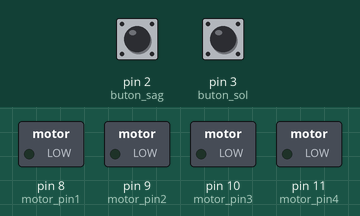
The sketch below on a simulated Arduino Uno, built with avr-gcc and run on an emulated ATmega328P. On the bench: switched loads named in the sketch (green lamp = pin HIGH). Inputs (shaded band) come from the test bench; at power-on: pin 2 (buton_sag) LOW, pin 3 (buton_sol) LOW.

Above: at 1.2 s.
1.3 s: pin 2 (buton_sag) pulled HIGH for 0.15 s
At 2.3 s:
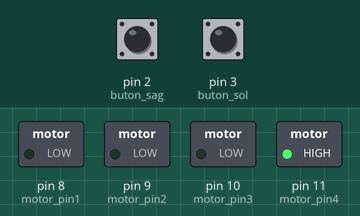
3.0 s: pin 3 (buton_sol) pulled HIGH for 0.15 s
At 3.7 s:
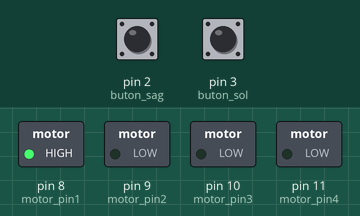
4.7 s: pin 2 (buton_sag) pulled HIGH for 1 s
At 5.6 s:
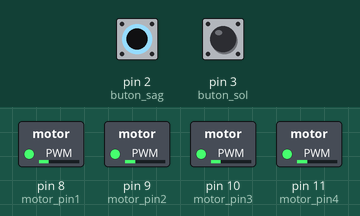
7.7 s: pin 3 (buton_sol) pulled HIGH for 1 s
At 9.4 s:
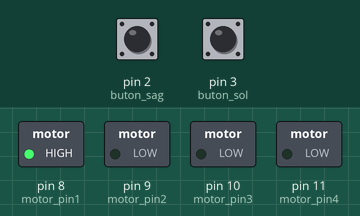
10.7 s: pin 3 (buton_sol) pulled HIGH for 0.15 s
At 11.9 s:
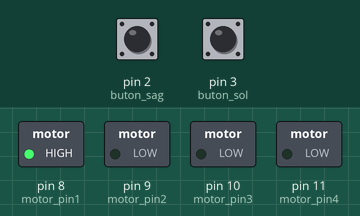
12.4 s: pin 3 (buton_sol) pulled HIGH for 3.2 s
At 14.1 s:
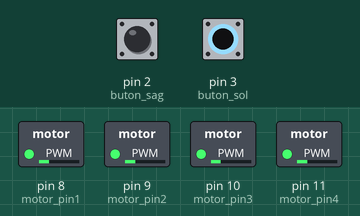
Timing chart, 0 to 17.2 s (numbered marks = the images above; inputs shaded):
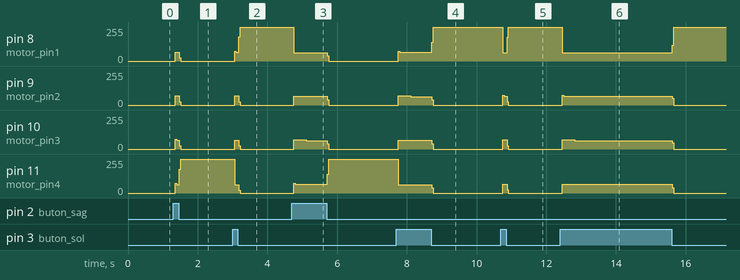

Measured:
- after the input at 1.3 s, pin 8 (motor_pin1), pin 10 (motor_pin3): 0/255 → 64/255 after 0.06 s, → 0/255 0.12 s later; pin 9 (motor_pin2): 0/255 → 68/255 after 0.06 s, → 0/255 0.12 s later; pin 11 (motor_pin4): 0/255 → 62/255 after 0.06 s, → 255/255 0.12 s later
- after the input at 3.0 s, pin 8 (motor_pin1): 0/255 → 65/255 after 0.06 s, → 255/255 0.12 s later; pin 9 (motor_pin2): 0/255 → 68/255 after 0.06 s, → 0/255 0.12 s later; pin 10 (motor_pin3): 0/255 → 64/255 after 0.06 s, → 0/255 0.12 s later; pin 11 (motor_pin4): 255/255 → 61/255 after 0.06 s, → 0/255 0.12 s later
- after the input at 4.7 s, pin 8 (motor_pin1): 255/255 → 61/255 after 0.06 s, → 0/255 0.96 s later; pin 9 (motor_pin2): 0/255 → 64/255 after 0.06 s, → 0/255 0.96 s later; pin 10 (motor_pin3): 0/255 → 68/255 after 0.06 s, → 61/255 0.36 s later, → 0/255 0.60 s later; pin 11 (motor_pin4): 0/255 → 65/255 after 0.06 s, → 255/255 0.96 s later
- after the input at 7.7 s, pin 8 (motor_pin1): 0/255 → 65/255 after 0.06 s, → 255/255 0.96 s later; pin 9 (motor_pin2): 0/255 → 68/255 after 0.06 s, → 61/255 0.36 s later, → 0/255 0.60 s later; pin 10 (motor_pin3): 0/255 → 64/255 after 0.06 s, → 0/255 0.96 s later; pin 11 (motor_pin4): 255/255 → 61/255 after 0.06 s, → 0/255 0.96 s later
- after the input at 10.7 s, pin 8 (motor_pin1): 255/255 → 62/255 after 0.06 s, → 255/255 0.12 s later; pin 9 (motor_pin2), pin 11 (motor_pin4): 0/255 → 64/255 after 0.06 s, → 0/255 0.12 s later; pin 10 (motor_pin3): 0/255 → 68/255 after 0.06 s, → 0/255 0.12 s later
- after the input at 12.4 s, pin 8 (motor_pin1): 255/255 → 62/255 after 0.06 s, → 255/255 3.2 s later; pin 9 (motor_pin2), pin 11 (motor_pin4): 0/255 → 64/255 after 0.06 s, → 0/255 3.2 s later; pin 10 (motor_pin3): 0/255 → 68/255 after 0.06 s, → 61/255 0.36 s later, → 0/255 2.8 s later

The sketch:

6.2.2._2_butonlu_adim_motor_yon_kontrolu.ino
```cpp
int buton_sag=2; //buton pin numaraları atanır.
int buton_sol=3;

int motor_pin1= 8; //motor pin numaraları atanır.
int motor_pin2=9;
int motor_pin3=10;
int motor_pin4=11;

int motor_hiz=2; //motor hızı atanır.

int deger1=0; //deger1 ve deger2 değişkeni ilk değerleri 0 atanır.
int deger2=0;

void setup() {
// buton pinleri giriş olarak atanır.
pinMode(buton_sag,INPUT);
pinMode(buton_sol,INPUT);
//motor pinleri çıkış olarak atanır.
pinMode(motor_pin1,OUTPUT);
pinMode(motor_pin2, OUTPUT);
pinMode(motor_pin3, OUTPUT);
pinMode(motor_pin4, OUTPUT);

}

void loop() {

deger1=digitalRead(buton_sag); //eğer sağdaki butona basılıp HIGH değeri alınınca...
if (deger1==HIGH)
{ //4 aşamalı şekilde tez fazlı olarak adım motor sürülmeye başlar. 1000,0100,0010,0001 (1.pinden 4. pine doğru)
digitalWrite(motor_pin1, HIGH); // 1-0-0-0
digitalWrite(motor_pin2, LOW);
digitalWrite(motor_pin3, LOW);
digitalWrite(motor_pin4, LOW);
delay(motor_hiz);

digitalWrite(motor_pin1, LOW); //0-1-0-0
digitalWrite(motor_pin2, HIGH);
digitalWrite(motor_pin3, LOW);
digitalWrite(motor_pin4, LOW);
delay(motor_hiz);

digitalWrite(motor_pin1, LOW); //0-0-1-0
digitalWrite(motor_pin2, LOW);
digitalWrite(motor_pin3, HIGH);
digitalWrite(motor_pin4, LOW);
delay(motor_hiz);

digitalWrite(motor_pin1, LOW); //0-0-0-1
digitalWrite(motor_pin2, LOW);
digitalWrite(motor_pin3, LOW);
digitalWrite(motor_pin4, HIGH);
delay(motor_hiz);

}
deger2=digitalRead(buton_sol); //eğer soldaki butona basılıp HIGH değeri elde edilirse...
if(deger2==HIGH)
{ //adım motor tek fazlı olarak TERS yönde sürülmeye başlar. (4. pinden, 1. pine doğru)
digitalWrite(motor_pin4, HIGH); // 1-0-0-0
digitalWrite(motor_pin3, LOW);
digitalWrite(motor_pin2, LOW);
digitalWrite(motor_pin1, LOW);
delay(motor_hiz);

digitalWrite(motor_pin4, LOW); //0-1-0-0
digitalWrite(motor_pin3, HIGH);
digitalWrite(motor_pin2, LOW);
digitalWrite(motor_pin1, LOW);
delay(motor_hiz);

digitalWrite(motor_pin4, LOW);  //0-0-1-0
digitalWrite(motor_pin3, LOW);
digitalWrite(motor_pin2, HIGH);
digitalWrite(motor_pin1, LOW);
delay(motor_hiz);

digitalWrite(motor_pin4, LOW);  //0-0-0-1
digitalWrite(motor_pin3, LOW);
digitalWrite(motor_pin2, LOW);
digitalWrite(motor_pin1, HIGH);
delay(motor_hiz);
}
}
```
